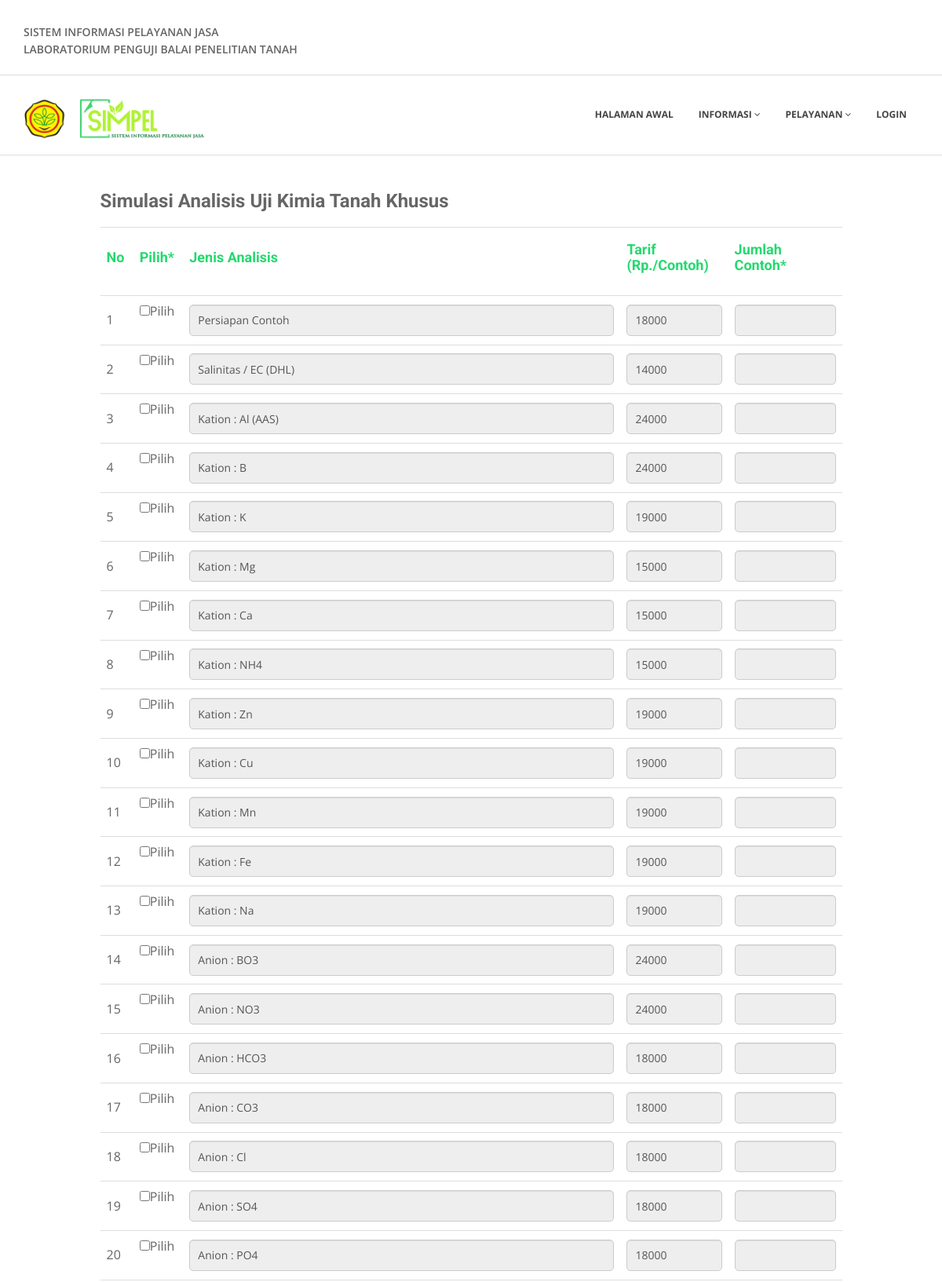
The page /user/index.php?view=simulasi-kimia-tanaman (upper part) on the database its author committed.
### tables this page shows
CREATE TABLE `pertanyaan` (
  `kode_pertanyaan` varchar(10) NOT NULL,
  `kode_analisis` varchar(10) NOT NULL,
  `isi_pertanyaan` text NOT NULL,
  `tarif` double NOT NULL,
  `kelompok` varchar(10) NOT NULL
);

### user/simulasi/simulasikimiatanaman.php (the view, shortened to what this page needs)
<div class="container">
	<div class="row">
		<div class="col-xs-10 col-md-10 col-md-offset-1">
			<h3>Simulasi Analisis Uji Kimia Tanah Khusus</h3>
				<div class="row">
					<div class="col-lg-12">
						<checkbox name="pertanyaan" value="">
						<table class="table" width="1000px" cellpadding="2"  cellspacing="3" align="center">
							<tr>
								<td width="2%"><h4> <font color="#23d96d">  No </font></h4></td>
								<td width="2%"><h4> <font color="#23d96d">  Pilih* </font></h4></td>
								<td width="50%"><h4> <font color="#23d96d">  Jenis Analisis </font></h4></td>
								<td width="10%"><h4> <font color="#23d96d">  Tarif (Rp./Contoh) </font></h4></td>
								<td width="13%"><h4> <font color="#23d96d">  Jumlah Contoh* </font></h4></td>
							</tr>
							<?php
							include "koneksi.php";
							$banyaknya=1;
							$no=1;
							$select = mysqli_query($connect, "SELECT* FROM pertanyaan WHERE kode_analisis = 'KTdA'");
							while($hasil = mysqli_fetch_array($select))
							{
							?>
							<tr>
								<td> <?php echo $no; $no++; ?></td>
								<td>
									<input type="checkbox" name="pertanyaan[]" value="<?php echo $hasil['kode_pertanyaan']; ?>" id="<?php echo "cekbox".$banyaknya; ?>" onclick="run(<?php echo $banyaknya; ?>);" />Pilih<br /><br />
								</td>
								<td>
									<input type="text" id="<?php echo "isi".$banyaknya; ?>" class="form-control input-lg" value="<?php echo $hasil['isi_pertanyaan']; ?>" readonly disabled>
								</td>
								<td>
									<input type="text" id="<?php echo "tarif".$banyaknya; ?>" class="form-control input-lg" value="<?php echo $hasil['tarif'];?>" readonly >
								</td>
								<td>
									<input type="number" name="banyaknya" id="<?php echo "index".$banyaknya; ?>"value="" disabled onchange="total(<?php echo $hasil['tarif'];?>, <?php echo "'"."index".$banyaknya."'"; ?>, <?php echo "'"."coba".$banyaknya."'"; ?>);" class="form-control input-lg">
								</td>
							</tr>
							<?php
							$banyaknya++;
							}
							?>
						</table>
					</div>
				</div>
			</div>
		</div>
	</div>

### user/css/style.css (style rules this page uses)
body { font-family:'Open Sans', Arial, sans-serif; font-size:14px; font-weight:300; line-height:1.6em; color:#656565; }
h1,h2, h3, h4, h5, h6 { font-family:'Roboto', sans-serif; font-weight:700; line-height:1.1em; color:#666; margin-bottom: 20px; }
.row,.row-fluid { margin-bottom:30px; }
.row .row,.row-fluid .row-fluid { margin-bottom:0px; }

### user/bodybg/bg1.css (style rules this page uses)
body { background: url(../img/bodybg/bg1.png) repeat left top; }

### rows shown on the page
pertanyaan: isi_pertanyaan "Persiapan Contoh", tarif "18000"
pertanyaan: isi_pertanyaan "Salinitas / EC (DHL)", tarif "14000"
pertanyaan: isi_pertanyaan "Kation : Al (AAS)", tarif "24000"
pertanyaan: isi_pertanyaan "Kation : B", tarif "24000"
pertanyaan: isi_pertanyaan "Kation : K", tarif "19000"
pertanyaan: isi_pertanyaan "Kation : Mg", tarif "15000"
pertanyaan: isi_pertanyaan "Kation : Ca", tarif "15000"
pertanyaan: isi_pertanyaan "Kation : NH4", tarif "15000"
pertanyaan: isi_pertanyaan "Kation : Zn", tarif "19000"
pertanyaan: isi_pertanyaan "Kation : Cu", tarif "19000"
pertanyaan: isi_pertanyaan "Kation : Mn", tarif "19000"
pertanyaan: isi_pertanyaan "Kation : Fe", tarif "19000"
pertanyaan: isi_pertanyaan "Kation : Na", tarif "19000"
pertanyaan: isi_pertanyaan "Anion : BO3", tarif "24000"
pertanyaan: isi_pertanyaan "Anion : NO3", tarif "24000"
pertanyaan: isi_pertanyaan "Anion : HCO3", tarif "18000"
pertanyaan: isi_pertanyaan "Anion : CO3", tarif "18000"
pertanyaan: isi_pertanyaan "Anion : Cl", tarif "18000"
pertanyaan: isi_pertanyaan "Anion : SO4", tarif "18000"
pertanyaan: isi_pertanyaan "Anion : PO4", tarif "18000"
